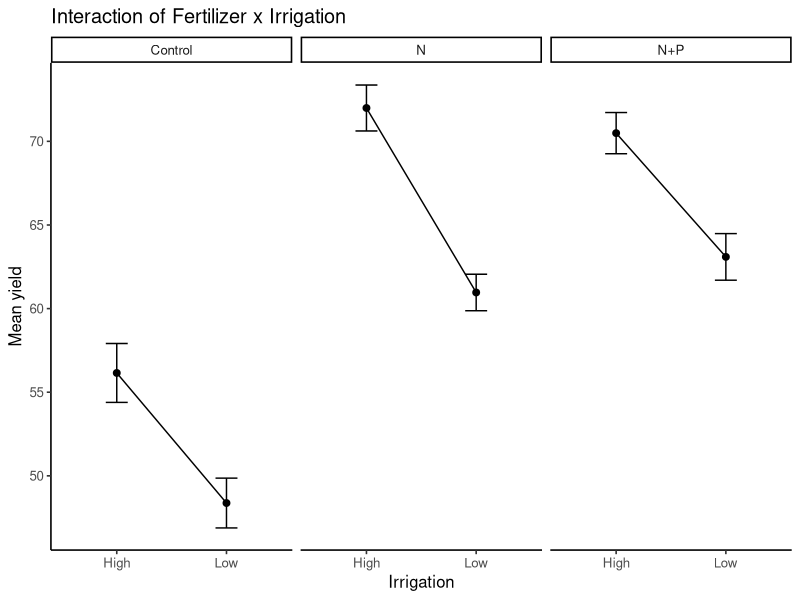
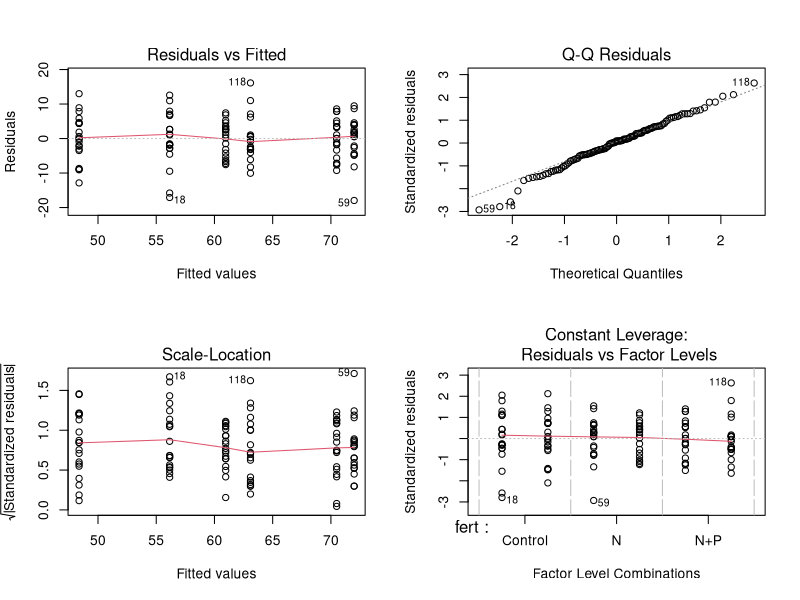

These figures' R source, in order:
# installing Packages
install.packages(c("tidyverse", "car", "emmeans", "effectsize", "performance", "broom", "kableExtra"))

library(tidyverse)

# Importing the dataset
d <- read.csv("cropdata.csv")

# Quick Exploratory Descriptive Analysis
summs <- d %>%
  group_by(fert, irr) %>%
  summarise(mean = mean(y), se = sd(y)/sqrt(n()), .groups = "drop")

# Quick Data Summary Visualization
library(ggplot2)
ggplot(summs, aes(irr, mean, group = fert))+
  geom_line() +
  geom_point(size = 2) +
  geom_errorbar(aes(ymin=mean-se, ymax=mean+se), width = .2)+
  facet_wrap(~fert, nrow = 1)+
  labs(x="Irrigation", y="Mean yield",
       title="Interaction of Fertilizer x Irrigation") +
  theme_classic(base_size = 12)

# Fit the model 
m <- aov(y ~ fert + irr + fert*irr, data = d)
summary(m)

# Assumptions visual checks
par(mfrow = c(2,2))
plot(m)

# Shapiro-wilk on residuals (normality)
res <- residuals(m)
shapiro.test(res)

# Levene's test for equal variances
library(car)
car::leveneTest( y ~ fert*irr, data = d, center = median)

# Interaction contrasts (simple effects): 
# effect of fert at each level of irr
library(emmeans)
contrast(emmeans(m, ~ fert | irr), method = "pairwise", adjust = "tukey")

# effect of irr at each level of fert
library(emmeans)
contrast(emmeans(m, ~ irr | fert), method = "pairwise", adjust = "tukey")

# Main-effect comparisons (only if interaction is negligible)
contrast(emmeans(m, ~ fert), method = "tukey")
contrast(emmeans(m, ~irr), method = "tukey")

# CLD letters
# install.packages("multcomp")
library(multcomp)
install.packages("multcompView")
library(multcompView)
group_letters <- cld(emmeans(m, ~ fert * irr), Letters =letters)
print(group_letters)
